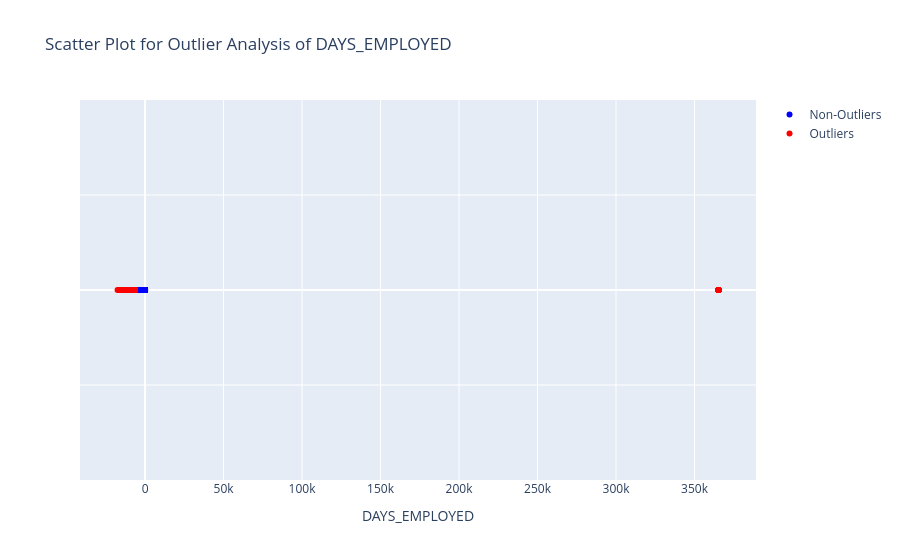

This figure's notebook cell:
### Code cell
import plotly.express as px
import plotly.graph_objects as go
column_name = 'DAYS_EMPLOYED'

Q1 = df[column_name].quantile(0.25)
Q3 = df[column_name].quantile(0.75)
IQR = Q3 - Q1

lower_threshold = Q1 - 1.5 * IQR
upper_threshold = Q3 + 1.5 * IQR

df['Outlier'] = (df[column_name] < lower_threshold) | (df[column_name] > upper_threshold)

fig = go.Figure()
fig.add_trace(go.Scatter(
    x=df.loc[~df['Outlier'], column_name],
    y=[0] * len(df.loc[~df['Outlier'], column_name]),
    mode='markers',
    name='Non-Outliers',
    marker=dict(color='blue')
))
fig.add_trace(go.Scatter(
    x=df.loc[df['Outlier'], column_name],
    y=[0] * len(df.loc[df['Outlier'], column_name]),
    mode='markers',
    name='Outliers',
    marker=dict(color='red')
))
fig.update_layout(
    title=f'Scatter Plot for Outlier Analysis of {column_name}',
    xaxis_title=column_name,
    yaxis=dict(showticklabels=False)  # Hide y-axis labels
)
fig.show()

### Figure 1 — Plotly figure (JSON) as saved in the notebook; plotly's stock layout.template omitted (floating-point values rounded to 4 significant figures; data arrays with more than 128 entries replaced by an {"elided": "..."} marker saying what was removed)
{"data": [{"marker": {"color": "blue"}, "mode": "markers", "name": "Non-Outliers", "type": "scatter", "x": {"elided": "38287 int values"}, "y": {"elided": "38287 int values"}}, {"marker": {"color": "red"}, "mode": "markers", "name": "Outliers", "type": "scatter", "x": {"elided": "11712 int values"}, "y": {"elided": "11712 int values"}}], "layout": {"autosize": true, "title": {"text": "Scatter Plot for Outlier Analysis of DAYS_EMPLOYED"}, "xaxis": {"autorange": true, "range": [-40850.0, 388600.0], "title": {"text": "DAYS_EMPLOYED"}, "type": "linear"}, "yaxis": {"autorange": true, "range": [-1, 1], "showticklabels": false, "type": "linear"}}}
